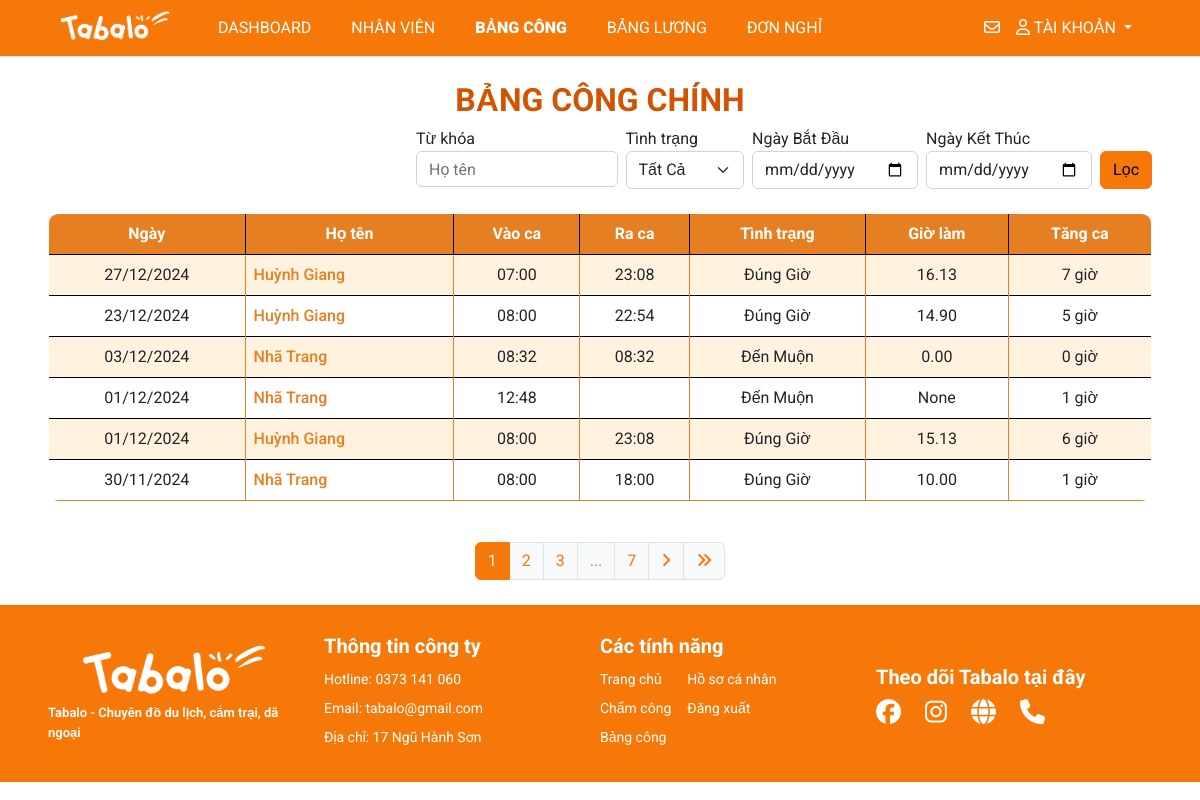
The app's page /management/sheet/ (signed in), older data.
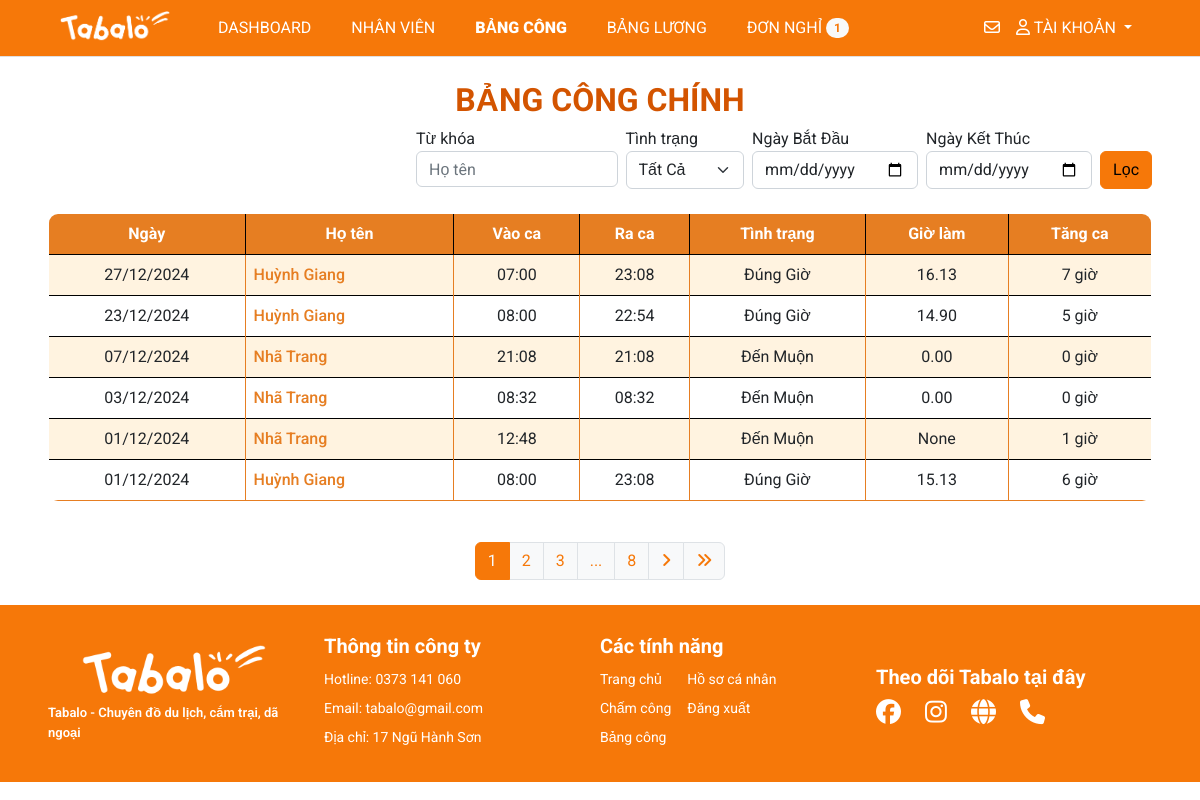
The same page, newer data.
### myapp/models.py (models this page shows, shortened)
class Sheet(models.Model):
    user=models.ForeignKey(User,on_delete=models.CASCADE)
    date=models.DateField()
    checkin=models.TimeField()
    checkout=models.TimeField(blank=True, null=True)
    work_hour=models.DecimalField(max_digits=5, decimal_places=2, blank=True, null=True)
    status=models.CharField(max_length=20, choices=[('Đúng Giờ', 'Đúng Giờ'), ('Đến Muộn', 'Đến Muộn')], default='Đúng Giờ')
    ot = models.IntegerField(null=True, blank=True, default=1)
    late_time = models.IntegerField(null=True, blank=True, default=0)  # Add late_time field

### management/views.py (the view)
# urls.py: path('sheet/', views.main_sheet, name='main-sheet'),
def main_sheet(request):
  if request.user.is_superuser:
    title = 'Bảng công'
    sheets = Sheet.objects.all().order_by('-date')
    keyword = request.GET.get('keyword', '')
    status = request.GET.get('status', '')
    start_date = request.GET.get('start-date', '')
    end_date = request.GET.get('end-date', '')
    if keyword:
      sheets = sheets.filter(user__username__icontains=keyword)
    if status:
      sheets = sheets.filter(status=status)
    if start_date and end_date:
      sheets = sheets.filter(date__range=[start_date, end_date])
    elif start_date:
      sheets = sheets.filter(date__range=[start_date, datetime.now().date()])
    elif end_date:
      sheets = sheets.filter(date__range=[datetime.now().date(), end_date])
    paginator = Paginator(sheets, 6)
    page_number = request.GET.get('page', '')
    try:
      page_obj = paginator.get_page(page_number)
    except PageNotAnInteger:
      page_obj = paginator.page(1)
    except EmptyPage:
      page_obj = paginator.page(paginator.num_pages)
    query_params = request.GET.copy()
    if 'page' in query_params:
      query_params.pop('page')
    context = {'title': title,
               'keyword': keyword,
               'start_date': start_date,
               'end_date': end_date,
               'status': status,
               'page_obj': page_obj,
               'query_params': query_params.urlencode()}
    return render(request, 'pages/main_sheet.html', context)
  else:
    messages.warning(request, 'Không có quyền truy cập')
    return redirect('/')

### management/context_processors.py (called while the page is built)
def pending_dayoff(request):
  count_pending = DayOffRequest.objects.filter(status='pending').count()
  return {'count_pending': count_pending}

### templates/pages/main_sheet.html (shortened to what this page needs)
{% extends '../layouts/base.html' %}
{% block main %}
<br>
<h1 style="text-align: center; font-size: 2rem; font-weight: bold; color: #D35400;">BẢNG CÔNG CHÍNH</h1>
{% include 'partials/filter_main_sheet.html' %}
<br>
<table class="table table-hover table-bordered custom-border" style="border-radius: 10px; overflow: hidden;">
  <thead class="bg-tab text-white" style="background-color: #E67E22;">
    <tr>
      <th scope="col" class="text-center" style="vertical-align: middle;">Ngày</th>
      <th scope="col" class="text-center" style="vertical-align: middle;">Họ tên</th>
      <th scope="col" class="text-center" style="vertical-align: middle;">Vào ca</th>
      <th scope="col" class="text-center" style="vertical-align: middle;">Ra ca</th>
      <th scope="col" class="text-center" style="vertical-align: middle;">Tình trạng</th>
      <th scope="col" class="text-center" style="vertical-align: middle;">Giờ làm</th>
      <th scope="col" class="text-center" style="vertical-align: middle;">Tăng ca</th>
    </tr>
  </thead>
  <tbody>
    {% for sheet in page_obj %}
    <tr class="table-row" style="transition: background-color 0.3s;">
      <td class="text-center align-middle border-cell">{{ sheet.date|date:"d/m/Y" }}</td>
      <td class="align-middle border-cell">
        <a href="/profile/{{sheet.user.username}}/" class="link-highlight">
          {{ sheet.user.first_name }} {{ sheet.user.last_name }}
        </a>
      </td>
      <td class="text-center align-middle border-cell">{{ sheet.checkin|date:"H:i" }}</td>
      <td class="text-center align-middle border-cell">{{ sheet.checkout|date:"H:i" }}</td>
      <td class="text-center align-middle border-cell">{{ sheet.status }}</td>
      <td class="text-center align-middle border-cell">{{ sheet.work_hour }}</td>
      <td class="text-center align-middle border-cell">{{ sheet.ot }} giờ</td>
    </tr>
    {% endfor %}
  </tbody>
</table>
<br>
{% include 'partials/paginator.html' %}
{% endblock %}

Row changes from the older to the newer data that the page shows:
no longer on this page (row unchanged): Sheet: date "30/11/2024", user.first_name "Nhã", user.last_name "Trang", checkin "08:00", checkout "18:00", status "Đúng Giờ", work_hour "10.00", ot "1"
added Sheet: date "07/12/2024", user.first_name "Nhã", user.last_name "Trang", checkin "21:08", checkout "21:08", status "Đến Muộn", work_hour "0.00", ot "0"
Text that changed along with them:
{{ count_pending }}: (not shown) → "1"
new list line: "8"
list line gone: "7"
